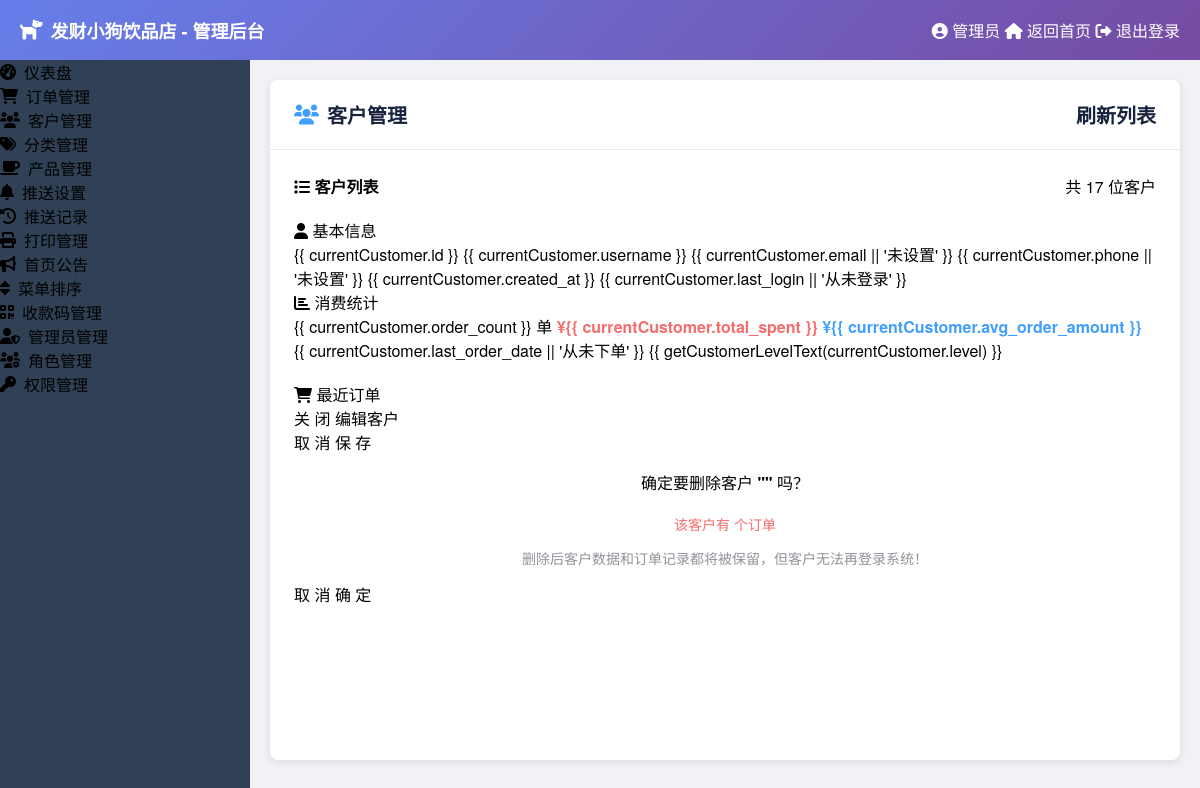
/admin/customers (signed in), run on the app's committed database.
### app/models.py (models this page shows, shortened)
class MenuConfig(db.Model):
    id = db.Column(db.Integer, primary_key=True)
    menu_key = db.Column(db.String(50), unique=True, nullable=False)  # 菜单唯一标识
    menu_name = db.Column(db.String(100), nullable=False)  # 菜单显示名称
    menu_icon = db.Column(db.String(50), nullable=False)  # 菜单图标
    menu_url = db.Column(db.String(200), nullable=True)  # 菜单链接
    parent_key = db.Column(db.String(50), nullable=True)  # 父菜单标识
    sort_order = db.Column(db.Integer, default=0)  # 排序顺序
    is_active = db.Column(db.Boolean, default=True)  # 是否启用
    is_visible = db.Column(db.Boolean, default=True)  # 是否显示
    created_at = db.Column(db.DateTime, default=datetime.utcnow)
    updated_at = db.Column(db.DateTime, default=datetime.utcnow, onupdate=datetime.utcnow)

### app/admin/routes.py (the view)
@bp.route('/customers')
@admin_required
def customers():
    page = request.args.get('page', 1, type=int)
    search = request.args.get('search', '')
    query = User.query
    if search:
        query = query.filter(
            User.username.contains(search) |
            User.email.contains(search) |
            User.phone.contains(search)
        )
    customers = query.order_by(User.created_at.desc()).paginate(
        page=page, per_page=10, error_out=False
    )
    for customer in customers.items:
        customer.update_order_stats()
    db.session.commit()
    return render_template('admin/element_customers.html', customers=customers, search=search)

### app/__init__.py (called while the page is built)
def create_app():
    app = Flask(__name__, template_folder='../templates', static_folder='../static')
    app.config.from_object(Config)
    from app.models import db
    db.init_app(app)
    from app.main import bp as main_bp
    app.register_blueprint(main_bp)
    from app.admin import bp as admin_bp
    app.register_blueprint(admin_bp, url_prefix='/admin')
    from app.admin.print_routes import bp as print_bp
    app.register_blueprint(print_bp)
    @app.template_global()
    def get_admin_menu_items():
        from app.models import MenuConfig
        try:
            menus = MenuConfig.query.filter_by(is_active=True, is_visible=True).order_by(MenuConfig.sort_order).all()
            return menus
        except:
            return []
    @app.template_global()
    def csrf_token():
        """生成CSRF token"""
        return secrets.token_hex(16)
    return app

### app/admin/routes.py (called while the page is built)
def admin_required(f):
    @wraps(f)
    def decorated_function(*args, **kwargs):
        if not session.get('is_admin'):
            flash('请先登录管理员账户', 'error')
            return redirect(url_for('admin.login'))
        return f(*args, **kwargs)
    return decorated_function

### app/models.py (called while the page is built)
    def update_order_stats(self):
        confirmed_orders = Order.query.filter_by(user_id=self.id, status='confirmed').all()
        self.total_orders = len(confirmed_orders)
        self.total_spent = sum(order.total_amount for order in confirmed_orders)
        if confirmed_orders:
            self.last_order_at = max(order.created_at for order in confirmed_orders)
        self.is_vip = self.total_spent >= 500.0  # 消费满500元成为VIP

### templates/admin/element_customers.html (shortened to what this page needs)
{% extends "admin/element_base.html" %}
{% block page_icon %}<i class="fas fa-users"></i>{% endblock %}
{% block page_title %}客户管理{% endblock %}
{% block page_actions %}
<el-button type="info" icon="el-icon-refresh" @click="refreshList">
    刷新列表
</el-button>
{% endblock %}
{% block content %}
<el-card>
    <div slot="header" class="clearfix">
        <span style="font-weight: 600;">
            <i class="fas fa-list"></i> 客户列表
        </span>
        <div style="float: right;">
            <el-tag type="info">共 {{ customers.total }} 位客户</el-tag>
        </div>
    </div>
</el-card>
<el-dialog title="客户详情" :visible.sync="customerDetailVisible" width="800px">
    <div v-if="currentCustomer">
        <el-row :gutter="20">
            <el-col :span="12">
                <el-card shadow="never">
                    <div slot="header">
                        <span><i class="fas fa-user"></i> 基本信息</span>
                    </div>
                    <el-descriptions :column="1" border>
                        <el-descriptions-item label="客户ID">{{ "{{ currentCustomer.id }}" }}</el-descriptions-item>
                        <el-descriptions-item label="用户名">{{ "{{ currentCustomer.username }}" }}</el-descriptions-item>
                        <el-descriptions-item label="邮箱">{{ "{{ currentCustomer.email || '未设置' }}" }}</el-descriptions-item>
                        <el-descriptions-item label="手机号">{{ "{{ currentCustomer.phone || '未设置' }}" }}</el-descriptions-item>
                        <el-descriptions-item label="注册时间">{{ "{{ currentCustomer.created_at }}" }}</el-descriptions-item>
                        <el-descriptions-item label="最后登录">{{ "{{ currentCustomer.last_login || '从未登录' }}" }}</el-descriptions-item>
                    </el-descriptions>
                </el-card>
            </el-col>
            <el-col :span="12">
                <el-card shadow="never">
                    <div slot="header">
                        <span><i class="fas fa-chart-bar"></i> 消费统计</span>
                    </div>
                    <el-descriptions :column="1" border>
                        <el-descriptions-item label="订单总数">
                            <el-tag type="success">{{ "{{ currentCustomer.order_count }}" }} 单</el-tag>
                        </el-descriptions-item>
                        <el-descriptions-item label="消费总额">
                            <span style="color: #F56C6C; font-weight: bold; font-size: 16px;">
                                ¥{{ "{{ currentCustomer.total_spent }}" }}
                            </span>
                        </el-descriptions-item>
                        <el-descriptions-item label="平均订单金额">
                            <span style="color: #409EFF; font-weight: bold;">
                                ¥{{ "{{ currentCustomer.avg_order_amount }}" }}
                            </span>
                        </el-descriptions-item>
                        <el-descriptions-item label="最后下单时间">{{ "{{ currentCustomer.last_order_date || '从未下单' }}" }}</el-descriptions-item>
                        <el-descriptions-item label="客户等级">
                            <el-tag :type="getCustomerLevelType(currentCustomer.level)">
                                {{ "{{ getCustomerLevelText(currentCustomer.level) }}" }}
                            </el-tag>
                        </el-descriptions-item>
                    </el-descriptions>
                </el-card>
            </el-col>
        </el-row>
        <div style="margin-top: 20px;">
            <el-card shadow="never">
                <div slot="header">
                    <span><i class="fas fa-shopping-cart"></i> 最近订单</span>
                </div>
            </el-card>
        </div>
    </div>
    <div slot="footer" class="dialog-footer">
        <el-button @click="customerDetailVisible = false">关 闭</el-button>
        <el-button type="primary" @click="editCustomerFromDetail">编辑客户</el-button>
    </div>
</el-dialog>
<el-dialog :title="dialogTitle" :visible.sync="editDialogVisible" width="500px" @close="resetForm">
    <div slot="footer" class="dialog-footer">
        <el-button @click="editDialogVisible = false">取 消</el-button>
        <el-button type="primary" @click="submitForm" :loading="submitting">
            保 存
        </el-button>
    </div>
</el-dialog>
<el-dialog title="删除确认" :visible.sync="deleteDialogVisible" width="400px">
    <div style="text-align: center;">
        <p style="font-size: 16px; margin-bottom: 20px;">
            确定要删除客户 <strong>"{{ deleteCustomerName }}"</strong> 吗？
        </p>
        <p style="color: #F56C6C; font-size: 14px; margin-bottom: 10px;">
            该客户有 <strong>{{ deleteCustomerOrderCount }}</strong> 个订单
        </p>
        <p style="color: #909399; font-size: 14px;">
            删除后客户数据和订单记录都将被保留，但客户无法再登录系统！
        </p>
    </div>
    <div slot="footer" class="dialog-footer">
        <el-button @click="deleteDialogVisible = false">取 消</el-button>
        <el-button type="danger" @click="confirmDelete" :loading="deleting">确 定</el-button>
    </div>
</el-dialog>
{% endblock %}

### templates/admin/element_base.html (shortened to what this page needs)
<!DOCTYPE html>
<html lang="zh-CN">
<head>
    <link rel="stylesheet" href="https://unpkg.com/element-ui/lib/theme-chalk/index.css">
    <link rel="stylesheet" href="https://cdnjs.cloudflare.com/ajax/libs/font-awesome/6.0.0/css/all.min.css">
</head>
<body>
    <div id="app" class="admin-container">
        <div class="admin-header">
            <div class="admin-logo">
                <i class="fas fa-dog"></i>
                发财小狗饮品店 - 管理后台
            </div>
            <div>
                <el-dropdown trigger="click">
                    <span class="el-dropdown-link" style="color: white; cursor: pointer;">
                        <i class="fas fa-user-circle"></i>
                        管理员
                    </span>
                    <el-dropdown-menu slot="dropdown">
                        <el-dropdown-item>
                            <a href="{{ url_for('main.index') }}" style="text-decoration: none; color: inherit;">
                                <i class="fas fa-home"></i> 返回首页
                            </a>
                        </el-dropdown-item>
                        <el-dropdown-item divided>
                            <a href="{{ url_for('admin.logout') }}" style="text-decoration: none; color: inherit;">
                                <i class="fas fa-sign-out-alt"></i> 退出登录
                            </a>
                        </el-dropdown-item>
                    </el-dropdown-menu>
                </el-dropdown>
            </div>
        </div>
        <div class="admin-main">
            <div class="admin-sidebar">
                <el-menu
                    :default-active="activeMenu"
                    class="el-menu-vertical-demo"
                    background-color="#304156"
                    text-color="#bfcbd9"
                    active-text-color="#409EFF"
                    :unique-opened="true">
                    {% set menu_items = get_admin_menu_items() %}
                    {% for menu in menu_items %}
                    <el-menu-item index="{{ menu.menu_key }}">
                        <a href="{{ url_for(menu.menu_url) if menu.menu_url else '#' }}" style="text-decoration: none; color: inherit; display: flex; align-items: center; width: 100%;">
                            <i class="{{ menu.menu_icon }}" style="margin-right: 8px;"></i>
                            <span>{{ menu.menu_name }}</span>
                        </a>
                    </el-menu-item>
                    {% endfor %}
                </el-menu>
            </div>
            <div class="admin-content">
                <div class="page-container">
                    <div class="page-header">
                        <div class="page-title">
                            <div class="page-title-left">
                                {% block page_icon %}<i class="fas fa-home"></i>{% endblock %}
                                {% block page_title %}页面标题{% endblock %}
                            </div>
                            <div>
                                {% block page_actions %}{% endblock %}
                            </div>
                        </div>
                    </div>
                    <div class="page-content">
                        {% block content %}{% endblock %}
                    </div>
                </div>
            </div>
        </div>
    </div>
</body>
</html>

### templates/admin/element_base.html (style rules this page uses)
body { margin: 0; font-family: "Helvetica Neue", Helvetica, "PingFang SC", "Hiragino Sans GB", "Microsoft YaHei", "微软雅黑", Arial, sans-serif; }
.admin-container { height: 100vh; display: flex; flex-direction: column; }
.admin-header { background: linear-gradient(135deg, #667eea 0%, #764ba2 100%); color: white; height: 60px; display: flex; align-items: center; justify-content: space-between; padding: 0 20px; box-shadow: 0 2px 8px rgba(0,0,0,0.1); }
.admin-logo { display: flex; align-items: center; font-size: 18px; font-weight: bold; }
.admin-logo i { margin-right: 8px; font-size: 20px; }
.admin-main { flex: 1; display: flex; overflow: hidden; }
.admin-sidebar { width: 250px; background: #304156; overflow-y: auto; }
.admin-content { flex: 1; background: #f0f2f5; overflow-y: auto; padding: 20px; }
.page-container { background: white; border-radius: 8px; box-shadow: 0 2px 8px rgba(0,0,0,0.1); min-height: calc(100vh - 120px); }
.page-header { padding: 20px 24px; border-bottom: 1px solid #e8eaec; background: white; border-radius: 8px 8px 0 0; }
.page-title { font-size: 20px; font-weight: 600; color: #17233d; margin: 0; display: flex; align-items: center; justify-content: space-between; }
.page-title-left { display: flex; align-items: center; }
.page-title-left i { margin-right: 8px; color: #409EFF; }
.page-content { padding: 24px; }

### templates/admin/element_customers.html (style rules this page uses)
.clearfix:before, .clearfix:after { display: table; content: ""; }
.clearfix:after { clear: both; }

### data on the page
MenuConfig: menu_name "仪表盘"
MenuConfig: menu_name "订单管理"
MenuConfig: menu_name "客户管理"
MenuConfig: menu_name "分类管理"
MenuConfig: menu_name "产品管理"
MenuConfig: menu_name "推送设置"
MenuConfig: menu_name "推送记录"
MenuConfig: menu_name "打印管理"
MenuConfig: menu_name "首页公告"
MenuConfig: menu_name "菜单排序"
MenuConfig: menu_name "收款码管理"
MenuConfig: menu_name "管理员管理"
MenuConfig: menu_name "角色管理"
MenuConfig: menu_name "权限管理"

### other printed values
{{ customers.total }} "17"
{{ "{{ currentCustomer.id }}" }} "{{ currentCustomer.id }}"
{{ "{{ currentCustomer.username }}" }} "{{ currentCustomer.username }}"
{{ "{{ currentCustomer.email || '未设置' }}" }} "{{ currentCustomer.email || '未设置' }}"
{{ "{{ currentCustomer.phone || '未设置' }}" }} "{{ currentCustomer.phone || '未设置' }}"
{{ "{{ currentCustomer.created_at }}" }} "{{ currentCustomer.created_at }}"
{{ "{{ currentCustomer.last_login || '从未登录' }}" }} "{{ currentCustomer.last_login || '从未登录' }}"
{{ "{{ currentCustomer.order_count }}" }} "{{ currentCustomer.order_count }}"
{{ "{{ currentCustomer.total_spent }}" }} "{{ currentCustomer.total_spent }}"
{{ "{{ currentCustomer.avg_order_amount }}" }} "{{ currentCustomer.avg_order_amount }}"
{{ "{{ currentCustomer.last_order_date || '从未下单' }}" }} "{{ currentCustomer.last_order_date || '从未下单' }}"
{{ "{{ getCustomerLevelText(currentCustomer.level) }}" }} "{{ getCustomerLevelText(currentCustomer.level) }}"
